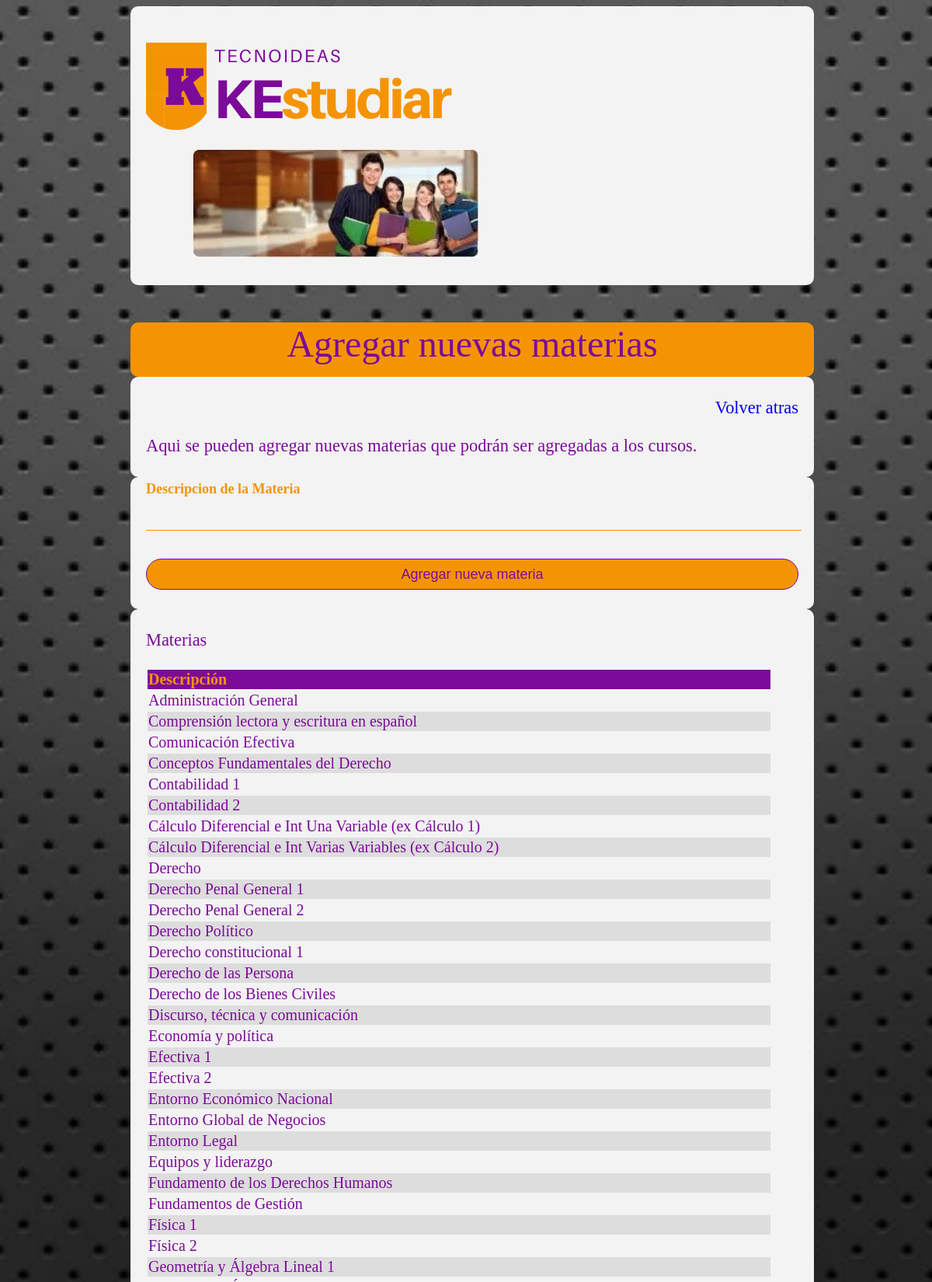
The app's page /materia/10/1/Facultad de Ingeniería/Analista de Sistemas (upper part) with its own data.
### core/models.py (models this page shows, shortened)
class Materia(models.Model):
    nombre = models.CharField(max_length = 100, blank = False, null = False)
    class Meta:
        verbose_name = 'Materia'
        verbose_name_plural = 'Materias'
        ordering = ['nombre']

### core/views.py (the view, shortened to what this page needs)
# urls.py: path('materia/<id>/<institucion>/<nombre>/<cNombre>', materia, name = 'materia'),
def materia(request, id, institucion, nombre, cNombre):
    materia = Materia.objects.all().order_by('nombre')
    parametros = {
        'materia':materia,
        'id':id,
        'institucion':institucion,
        'nombre':nombre,
        'cNombre':cNombre
    }
    return render(request, 'core/materia.html', parametros)

### core/templates/core/materia.html (shortened to what this page needs)
{% extends 'core/base.html' %}
{% load static %}
{% block body %}
<body>
	<header>
		<h1>
			<a href="{% url 'home' %}">
				<img src="{% static 'core/img/logoKE.png' %}" alt="logoKE.jpg">
			</a>
			<a id="imagen">
				<img src="{% static 'core/img/banner.jpg' %}" alt="banner"/>
			</a>
		</h1>
	</header>
	<section id="titulo">
		<p>Agregar nuevas materias</p>
	</section>
	<section id="presentacion">
		<p style="text-align: right">
		<a href="{% url 'materiaC' id institucion nombre cNombre %}">Volver atras</a>
		</p>
		<p>
			Aqui se pueden agregar nuevas materias que podrán ser agregadas a los cursos.
		</p>
	</section>
	<section id="formReg">
		<form action="" id="materiaC" method="POST">
      <label for="Descripción">Descripcion de la Materia</label>
      <input type="text" name="txtNombre" id="txtNombre">
			<input type="submit" name="btnAgregar" value="Agregar nueva materia">
		</form>
	</section>
  <section id="materias">
    <p>
      Materias
    </p>
    <div id="tabla">
      <table>
        <thead>
          <tr>
            <th width="800px">Descripción</th>
          </tr>
        </thead>
        {% for m in materia %}
        <tr id="col1">
          <td>{{m.nombre}}</td>
        </tr>
        {% endfor %}
      </table>
    </div>
  </section>
</body>
{% endblock body %}

### core/static/core/css/estilos.css (style rules this page uses)
body { background: url(../img/fondo.jpg) fixed no-repeat center center; width: 100%; height: 100%; -webkit- background-size: cover; -moz- background-size: cover; -o- background-size: cover; background-size: cover; vertical-align: top; font-family: Calibri }
header { background: #f3f3f3; border-radius: 10px; padding: 5px 20px; width: 70%; height: 100%; margin: 0 auto; }
header h1, nav { display: inline-block; vertical-align: middle; }
a { text-decoration: none; }
header #imagen { padding: 60px; }
#titulo { background: #f49405; border-radius: 10px; padding: 0px 20px; width: 70%; height: 70px; margin: 0 auto; text-align: center; font-size: 48px; color: #7c0a99; }
#presentacion, #cursos, #locaciones, #requisitos, #materias { background: #f3f3f3; border-radius: 10px; padding: 5px 20px; width: 70%; height: 100%; margin: 0 auto; font-family: "Calibri"; font-size: 1.4em; color: #7c0a99; text-align: justify; }
#formReg { background: #f3f3f3; border-radius: 10px; padding: 5px 20px; width: 70%; height: 100%; margin: 0 auto; }
#formReg label { color: #f49405; margin: 0; padding: 0; font-weight: bold; font-size: 18px; display: block; }
#formReg input { width: 100%; margin-bottom: 20px; }
#formReg input[type="text"], #formReg input[type="password"], #formReg input[type="email"] { border: none; border-bottom: 1px solid #f49405; background: transparent; outline: none; height: 40px; color: #7c0a99; font-size: 16px }
#formReg input[type="submit"] { border: 1px solid #7c0a99; outline: none; height: 40px; background: #f49405; color: #7c0a99; font-size: 18px; border-radius: 20px; }
#cursos, #requisitos, #materias { background: #f3f3f3; border-radius: 10px; padding: 5px 20px; width: 70%; height: 100%; margin: 0 auto; align-content: center; border-collapse: collapse; text-align: left; }
#tabla { font-family: Calibri; font-size: 20px; background-color: #f3f3f3; color: #7c0a99; }
th, td { padding: 10; border-bottom; solid 5px #f3f3f3; }
thead { background-color: #7c0a99; color: #f49405; }
tr:nth-child(even) { background-color: #ddd; }

### records on screen
Materia: nombre "Administración General"
Materia: nombre "Comprensión lectora y escritura en español"
Materia: nombre "Comunicación Efectiva"
Materia: nombre "Conceptos Fundamentales del Derecho"
Materia: nombre "Contabilidad 1"
Materia: nombre "Contabilidad 2"
Materia: nombre "Cálculo Diferencial e Int Una Variable (ex Cálculo 1)"
Materia: nombre "Cálculo Diferencial e Int Varias Variables (ex Cálculo 2)"
Materia: nombre "Derecho"
Materia: nombre "Derecho Penal General 1"
Materia: nombre "Derecho Penal General 2"
Materia: nombre "Derecho Político"
Materia: nombre "Derecho constitucional 1"
Materia: nombre "Derecho de las Persona"
Materia: nombre "Derecho de los Bienes Civiles"
Materia: nombre "Discurso, técnica y comunicación"
Materia: nombre "Economía y política"
Materia: nombre "Efectiva 1"
Materia: nombre "Efectiva 2"
Materia: nombre "Entorno Económico Nacional"
Materia: nombre "Entorno Global de Negocios"
Materia: nombre "Entorno Legal"
Materia: nombre "Equipos y liderazgo"
Materia: nombre "Fundamento de los Derechos Humanos"
Materia: nombre "Fundamentos de Gestión"
Materia: nombre "Física 1"
Materia: nombre "Física 2"
Materia: nombre "Geometría y Álgebra Lineal 1"
